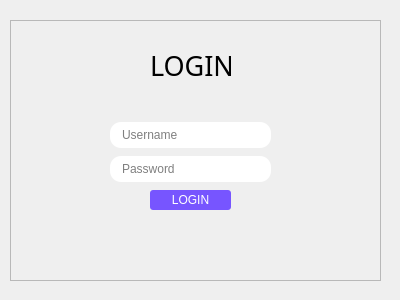
<?xml version="1.0" encoding="UTF-8"?>
<ui version="4.0">
 <class>Form</class>
 <widget class="QWidget" name="Form">
  <property name="geometry">
   <rect>
    <x>0</x>
    <y>0</y>
    <width>400</width>
    <height>300</height>
   </rect>
  </property>
  <property name="windowTitle">
   <string>Login</string>
  </property>
  <widget class="QWidget" name="verticalLayoutWidget">
   <property name="geometry">
    <rect>
     <x>-10</x>
     <y>0</y>
     <width>411</width>
     <height>301</height>
    </rect>
   </property>
   <layout class="QVBoxLayout" name="loginLayout">
    <property name="leftMargin">
     <number>20</number>
    </property>
    <property name="topMargin">
     <number>20</number>
    </property>
    <property name="rightMargin">
     <number>20</number>
    </property>
    <property name="bottomMargin">
     <number>20</number>
    </property>
    <item>
     <widget class="QFrame" name="frame">
      <property name="styleSheet">
       <string notr="true">#loginButton{
	background:#75f;
	margin-left:50px;
	margin-right:50px;
	padding:3px;
	border-radius:3px;
	color:#fff;
}
#loginButton::hover{
	
	background:#53D;

}

QLineEdit{
	border-radius:11px;
	border:1px solid #0000;
}

QLineEdit:hover{
	border:1px solid #000;
}
</string>
      </property>
      <property name="frameShape">
       <enum>QFrame::StyledPanel</enum>
      </property>
      <property name="frameShadow">
       <enum>QFrame::Raised</enum>
      </property>
      <widget class="QLabel" name="label">
       <property name="geometry">
        <rect>
         <x>140</x>
         <y>30</y>
         <width>81</width>
         <height>31</height>
        </rect>
       </property>
       <property name="font">
        <font>
         <family>Quicksand Medium</family>
         <pointsize>20</pointsize>
         <weight>50</weight>
         <italic>false</italic>
         <bold>false</bold>
        </font>
       </property>
       <property name="text">
        <string>LOGIN</string>
       </property>
      </widget>
      <widget class="QWidget" name="verticalLayoutWidget_2">
       <property name="geometry">
        <rect>
         <x>90</x>
         <y>100</y>
         <width>181</width>
         <height>95</height>
        </rect>
       </property>
       <layout class="QVBoxLayout" name="verticalLayout">
        <item>
         <widget class="QLineEdit" name="username">
          <property name="styleSheet">
           <string notr="true">QLineEdit{
	margin:0px 10px;
	padding:5px 10px;
}</string>
          </property>
          <property name="text">
           <string comment="Username" extracomment="Username"/>
          </property>
          <property name="maxLength">
           <number>10</number>
          </property>
          <property name="placeholderText">
           <string>Username</string>
          </property>
         </widget>
        </item>
        <item>
         <widget class="QLineEdit" name="password">
          <property name="styleSheet">
           <string notr="true">QLineEdit{
	margin:0px 10px;
	padding:5px 10px;
}</string>
          </property>
          <property name="maxLength">
           <number>16</number>
          </property>
          <property name="echoMode">
           <enum>QLineEdit::Password</enum>
          </property>
          <property name="placeholderText">
           <string>Password</string>
          </property>
          <property name="cursorMoveStyle">
           <enum>Qt::LogicalMoveStyle</enum>
          </property>
         </widget>
        </item>
        <item>
         <widget class="QPushButton" name="loginButton">
          <property name="styleSheet">
           <string notr="true"/>
          </property>
          <property name="text">
           <string>LOGIN</string>
          </property>
          <property name="default">
           <bool>false</bool>
          </property>
          <property name="flat">
           <bool>false</bool>
          </property>
         </widget>
        </item>
       </layout>
      </widget>
     </widget>
    </item>
   </layout>
  </widget>
 </widget>
 <resources/>
 <connections/>
</ui>
